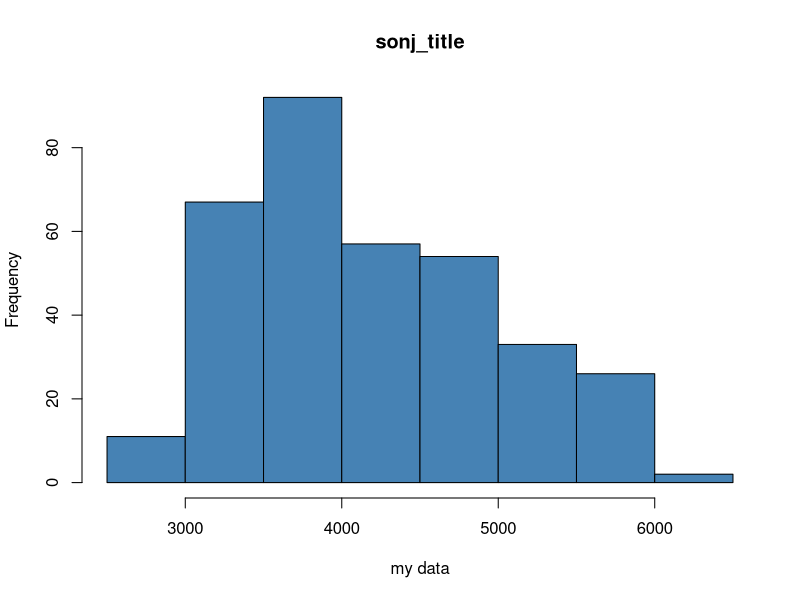
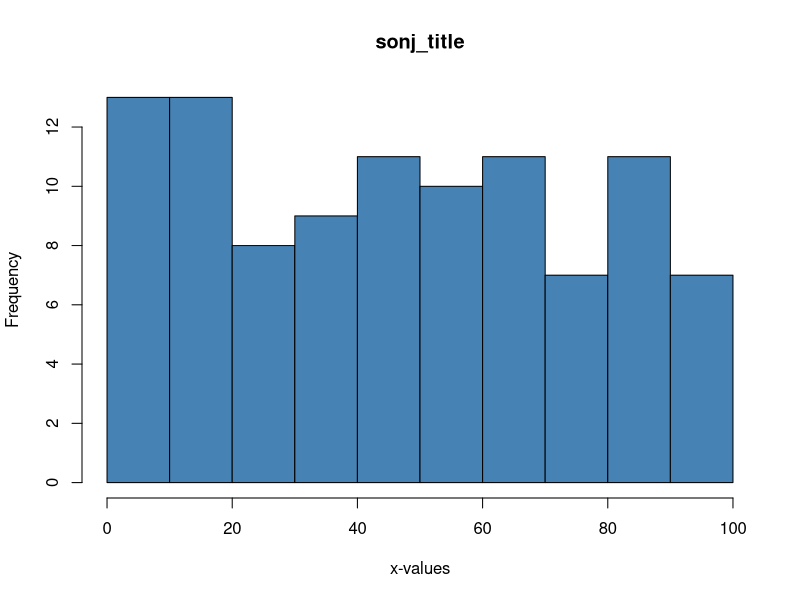
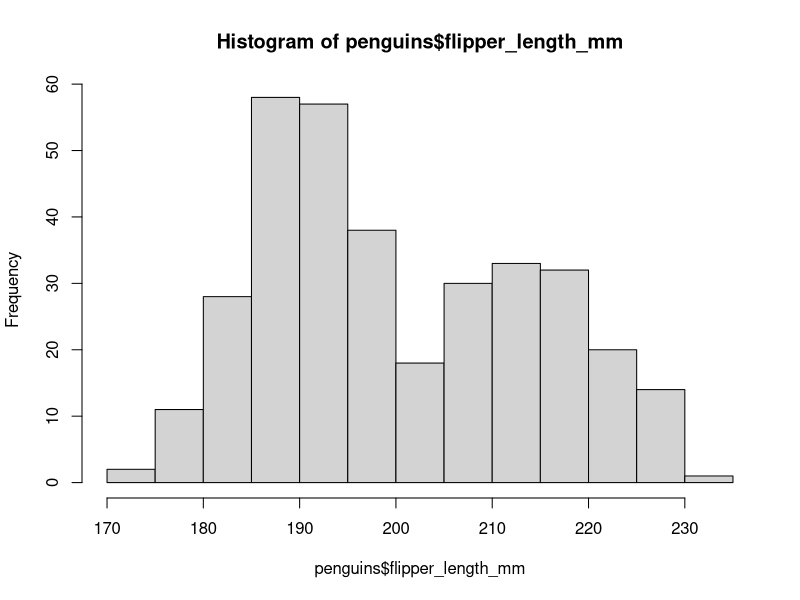
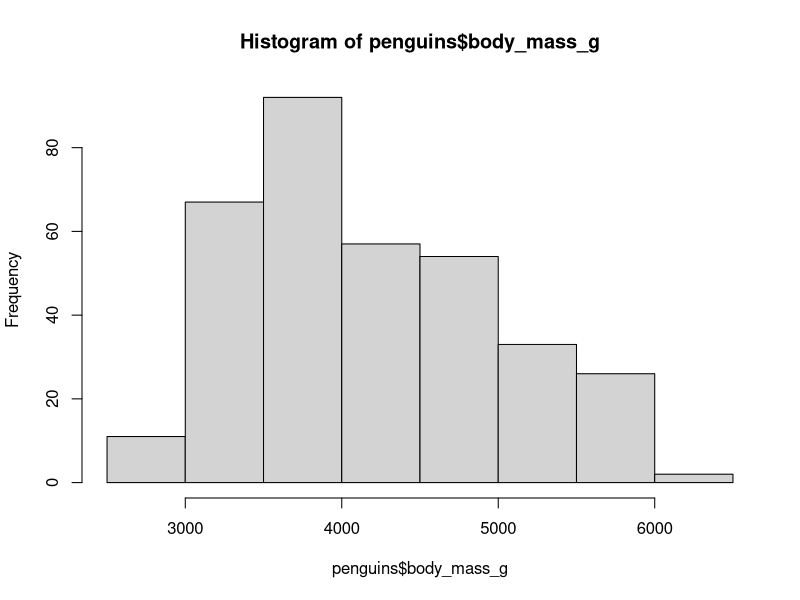

The R script that drew these images, in order:
## ---- chunk 1

my_fun = function(x,y, print=TRUE)
{
  if(print)print("hello!")
  return(x>y)
}
  
## ---- chunk 2
require(palmerpenguins)
## ---- chunk 3

image_file= "ugly_histogram.png"

png(
  here("images", image_file), 
  width = 1200, height = 1000
)

hist(penguins$flipper_length_mm)

dev.off()

## ---- chunk 4
save_png_1=function(image_file)
{ 
  png(
  here("images", image_file), 
  width = 1200, height = 1000
  )
}

## ---- chunk 5
save_png_1("ugly_histo_2.png")
hist(penguins$body_mass_g)

dev.off()

dat_vec= penguins$body_mass_g
my_title= "my histo"
x_label= "my data"

hist(
  dat_vec, 
  col="steelblue",
  main="sonj_title",
  xlab= x_label)

steelblue_fun=function(dat_vec, my_title, x_label)
{
  hist(
  dat_vec, 
  col="steelblue",
  main="sonj_title",
  xlab= x_label)
}

steelblue_fun(
  dat_vec = sample(x=1:100, size=100, replace=TRUE), 
  my_title = "sonj rand numbers", 
  x_label = "x-values"
)

